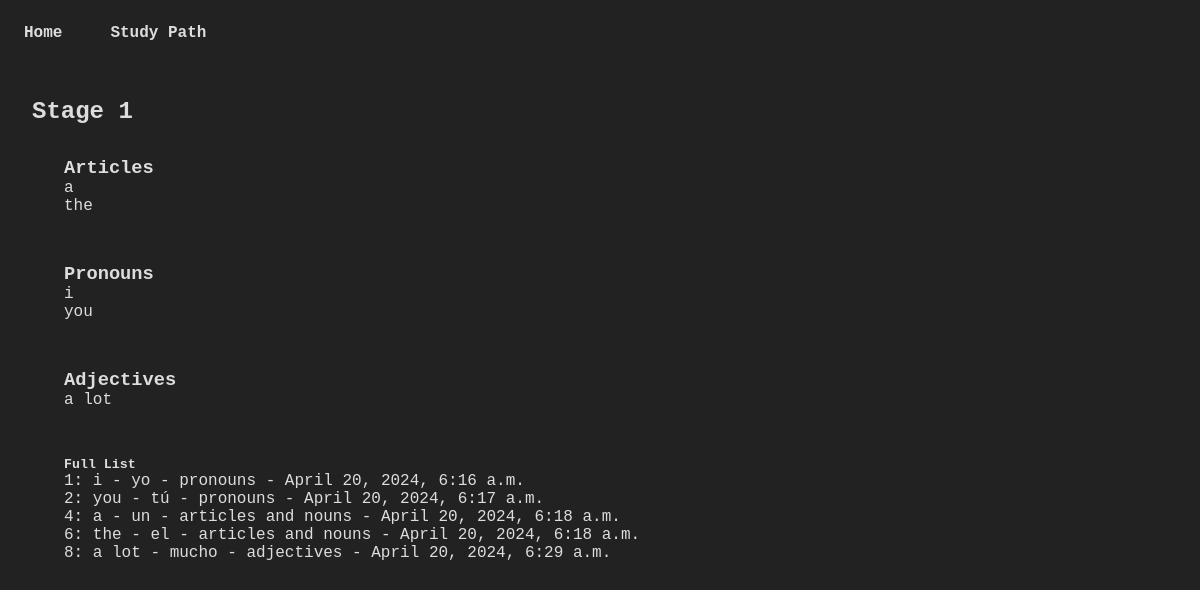
/studypath/1, run on the app's committed database.
### studypath/models.py (models this page shows, shortened)
class Word(models.Model):
    eng_word = models.CharField(max_length=55)
    spa_word = models.CharField(max_length=45)
    spa_word_fem = models.CharField(max_length=45, null=True, blank=True)
    grammar_type = models.ForeignKey(GrammarType, on_delete=models.CASCADE)
    stage = models.ForeignKey(Stage, on_delete=models.CASCADE)
    date_created = models.DateTimeField(auto_now_add=True)

class GrammarType(models.Model):
    type = models.CharField(max_length=45)
    date_created = models.DateTimeField(auto_now_add=True)
    def __str__(self):
        return self.type

### studypath/views.py (the view)
# urls.py: path("<int:stage>", views.stages, name="stages")
def stages(request, stage):
    words_list = Word.objects.filter(stage=stage)
    noun_article_list = words_list.filter(grammar_type=1)
    pronoun_list = words_list.filter(grammar_type=2)
    adjectives_list = words_list.filter(grammar_type=3)
    return render(request, "studypath/stage.html", {
        "stage" : stage,
        "words": words_list,
        "articles": noun_article_list,
        "pronouns": pronoun_list,
        "adjectives": adjectives_list
        })

### studypath/templates/studypath/stage.html
{% extends "studypath/base.html" %}
{% block content %}
<div class="stage-container">
    <h2>Stage {{ stage }}</h2>
    {% if words|length > 0 %}
        <div class="grammar-box">
            <h3>Articles</h3>
            {% for article in articles %}
            <p>{{ article.eng_word }}</p>
            {% endfor %}
        </div>
        <div class="grammar-box">
            <h3>Pronouns</h3>
            {% for pronoun in pronouns %}
            <p>{{ pronoun.eng_word }}</p>
            {% endfor %}
        </div>
        <div class="grammar-box">
            <h3>Adjectives</h3>
            {% for adjective in adjectives %}
            <p>{{ adjective.eng_word }}</p>
            {% endfor %}
        </div>
        <div class="grammar-box">
            <h5>Full List</h5>
            {% for word in words %}
            <p>{{ word.id }}: {{ word.eng_word }} - {{ word.spa_word }} - {{ word.grammar_type }} - {{ word.date_created }}</p>
            {% endfor %}
        </div>
    {% else %}
        <p>Nothing to display yet...</p>
    {% endif %}
</div>
    {% endblock content %}

### studypath/static/studypath/styles.css (style rules this page uses)
*, *::before, *::after { margin: 0; padding: 0; box-sizing: border-box; }
body { background-color: #222; color: #ddd; font-family: 'Courier New', Courier, monospace; }
.stage-container { margin: 1em; padding: 1em; }
.grammar-box { margin: 1em; padding: 1em; }

### data on the page
Word: eng_word "a", id "4", spa_word "un", grammar_type "articles and nouns", date_created "April 20, 2024, 6:18 a.m."
Word: eng_word "the", id "6", spa_word "el", grammar_type "articles and nouns", date_created "April 20, 2024, 6:18 a.m."
Word: eng_word "i", id "1", spa_word "yo", grammar_type "pronouns", date_created "April 20, 2024, 6:16 a.m."
Word: eng_word "you", id "2", spa_word "tú", grammar_type "pronouns", date_created "April 20, 2024, 6:17 a.m."
Word: eng_word "a lot", id "8", spa_word "mucho", grammar_type "adjectives", date_created "April 20, 2024, 6:29 a.m."

### other printed values
{{ stage }} "1"
